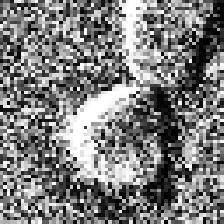
#> input picture original_sc.jpg, 224 x 224 px; the run also reads 1 picture not shown here
$ python spectral_clustering.py
#> lines starting #> are read from the running program, lines starting #| are printed output that depends on the picture
import numpy as np
import matplotlib.pyplot as plt

from sklearn.feature_extraction import image
from sklearn.cluster import spectral_clustering

l = 100
x, y = np.indices((l, l))

orig_img = np.array(plt.imread("original_sc.jpg"))
#> orig_img is the input picture: shape (224, 224, 3); min 0, max 255, mean 124.4
mask_img = np.array(plt.imread("mask_sc.png"))

mask = orig_img.astype(bool)
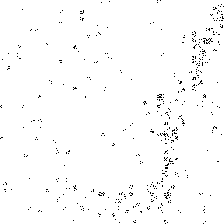
#> mask: shape (224, 224, 3) bool; 98.4% white; black in thin lines or dots
img = orig_img.astype(float)

img += 1 + 0.2 * np.random.randn(*img.shape)

graph = image.img_to_graph(img, mask=mask)
graph.data = np.exp(-graph.data / graph.data.std())

#> (the run stopped early here; a loop or call above may not have finished)
